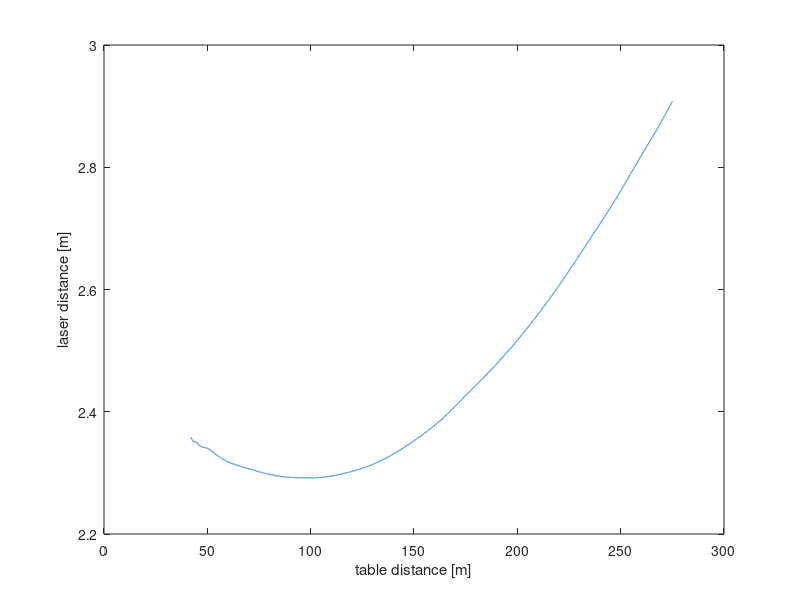

Reproduce this figure in MATLAB. (Note: this script raises an error after producing the figure.)
powersteer = csvread('steercalibration.csv');

[n,~] = size(powersteer);

%get nearest point
xq = min(powersteer(:,3)):0.01:max(powersteer(:,3));
tabledist = interp1(powersteer(:,3),powersteer(:,2),xq,'spline');
tablemeas = interp1(powersteer(:,3),powersteer(:,3),xq,'spline');


plot(xq,tabledist);
ylabel('laser distance [m]')
xlabel('table distance [m]')

[d,i] = min(tabledist);
offset = tablemeas(i)
bw = 0.22;


angles = zeros(n,1);

[~,izero] = min(abs(powersteer(:,1))); 
offset = powersteer(izero,3);

for i=1:n
    x = powersteer(i,3)-offset;
    x = x/100;
    angles(i)=getAlpha(x,d,bw);   
end

close all

%polyfit
pleft = polyfit(powersteer(:,1),angles,3);
pright = [1,-1,1,-1].*pleft;
pmean = [1,0,1,0].*pleft;
limit = max(abs(powersteer(:,1)));
x = -limit:0.001:limit;
yl = polyval(pleft,x);
yr = polyval(pright,x);
ym = polyval(pmean,x);
figure
hold on
%yyaxis left
scatter(powersteer(:,1),angles)
plot(x,yl);
plot(x,yr);
plot(x,ym);
xlabel('steering wheel encoder angle [rad]')
ylabel('wheel steering angle [rad]')

%yyaxis right
%[xt,yt] = computeTurningPoint(yl,yr,0.94);
%R =(xt.^2+yt.^2).^0.5;
%plot(x,R);
%ab = (yt+1.27)./R;

%ab=min(max(ab,-5),5);
%plot(x,ab);
%ylabel('longitudonal abberation of turning point [m]')
%ylabel('longitudonal abberation of turning point [m]')
legend('raw data left','cubic left','cubic right','cubic mean')